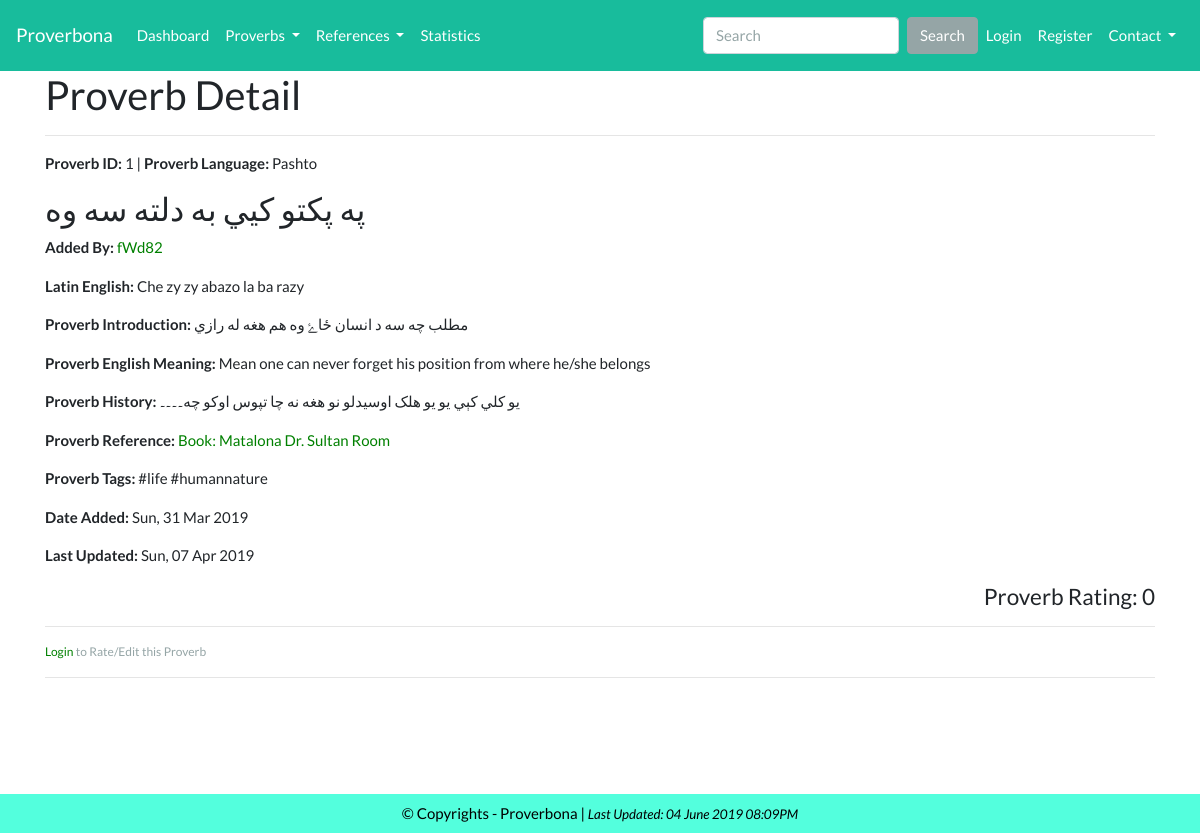
Before: /proverb/proverb_detail/1 with the older database file.
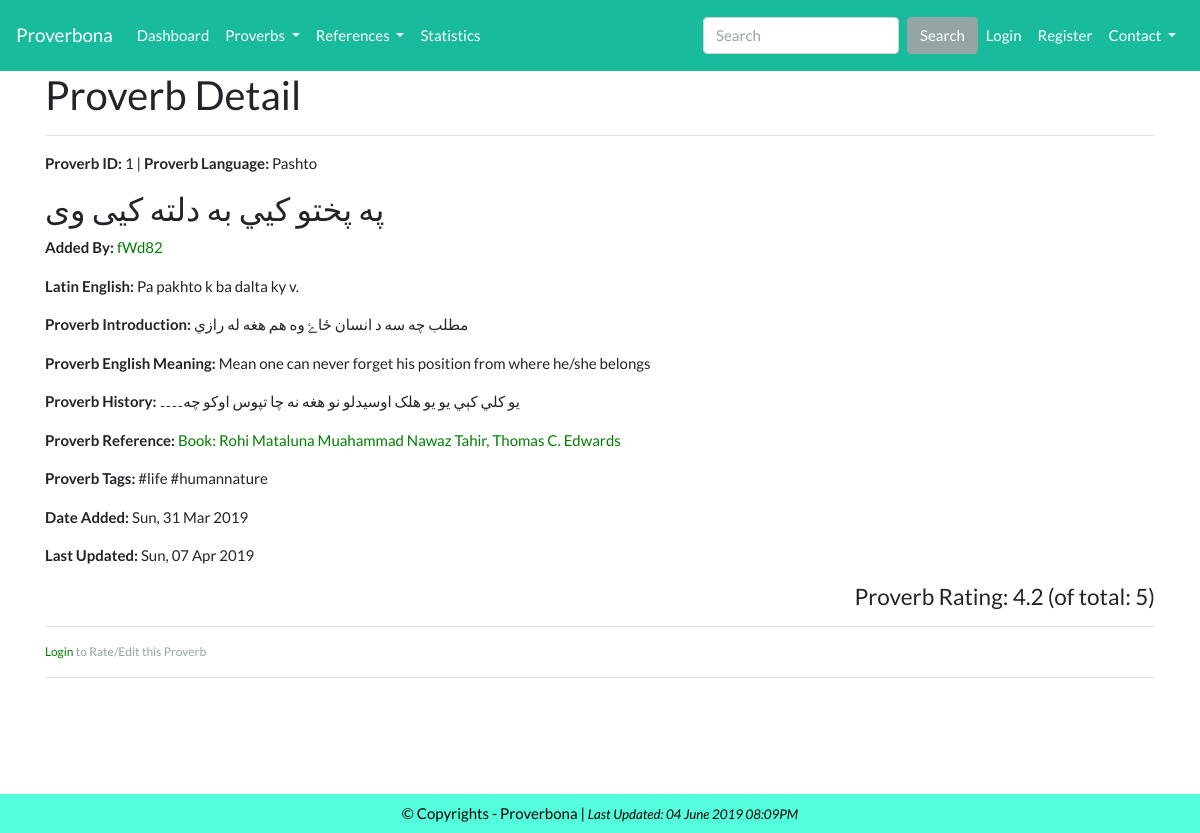
After: the same page with the newer database file.
### tables this page shows
CREATE TABLE `table_proverb` (
  `proverb_id` int(11) NOT NULL,
  `proverb_lang` int(11) DEFAULT NULL,
  `proverb_statement` text NOT NULL,
  `proverb_latin_eng` text,
  `proverb_introduction` text,
  `proverb_eng_meaning` text,
  `proverb_history` text,
  `proverb_reference` int(11) NOT NULL,
  `proverb_tags` varchar(45) DEFAULT NULL,
  `proverb_addedby` int(11) DEFAULT NULL,
  `proverb_contributors` int(11) DEFAULT NULL,
  `proverb_timestamp` timestamp NULL DEFAULT CURRENT_TIMESTAMP
);

CREATE TABLE `table_reference` (
  `reference_id` int(11) NOT NULL,
  `reference_lang` int(11) DEFAULT NULL,
  `reference_title` text,
  `reference_category` varchar(45) DEFAULT NULL,
  `reference_author` varchar(45) DEFAULT NULL,
  `reference_introduction` text,
  `reference_published_year` varchar(45) DEFAULT NULL,
  `reference_img_path` varchar(45) DEFAULT NULL,
  `reference_addedby` int(11) DEFAULT NULL,
  `reference_timestamp` timestamp NULL DEFAULT CURRENT_TIMESTAMP
);

CREATE TABLE `table_lang` (
  `lang_id` int(11) NOT NULL,
  `lang_locale` varchar(45) DEFAULT NULL,
  `lang_name` varchar(45) DEFAULT NULL,
  `lang_timestamp` timestamp NULL DEFAULT CURRENT_TIMESTAMP
);

CREATE TABLE `table_user` (
  `user_id` int(11) NOT NULL,
  `user_fullname` varchar(45) DEFAULT NULL,
  `user_email` varchar(45) NOT NULL,
  `user_name` varchar(45) NOT NULL,
  `user_password` varchar(45) DEFAULT NULL,
  `user_nativelang` int(11) DEFAULT NULL,
  `user_otherlang` text,
  `user_country` varchar(45) DEFAULT NULL,
  `user_address` text,
  `user_department` varchar(45) DEFAULT NULL,
  `user_bio` text,
  `user_timestamp` timestamp NULL DEFAULT CURRENT_TIMESTAMP
);

### application/controllers/Proverb.php (called while the page is built, shortened)
<?php
    class Proverb extends CI_Controller{
        public function proverb_detail($id){
            $my_proverbs =      $this->Proverbs_model->get_proverb_in_detail($id);
            $proverbs_rating =  $this->Proverbs_model->proverbs_individual_rating($id);
            $this->load->view('public/proverb_detail', compact(['my_proverbs', 'proverbs_rating', 'proverb_contributors']));
        }
        public function __construct(){
            $this->load->model('Proverbs_model');
            $this->load->model('User_model');
        }
}

### index.php (called while the page is built, shortened)
<?php
require_once BASEPATH.'core/CodeIgniter.php';

### application/models/Proverbs_model.php (called while the page is built, shortened)
<?php
    class Proverbs_model extends CI_Model{
        public function get_proverb_in_detail($id) {
            $q = $this->db->from('table_proverb')
                        ->where( ['proverb_id' => $id] )
                        ->join('table_lang', 'table_proverb.proverb_lang = table_lang.lang_id')
                        ->join('table_user', 'table_proverb.proverb_addedby = table_user.user_id')
                        ->join('table_reference', 'table_proverb.proverb_reference = table_reference.reference_id')
                        ->get();
            if ($q->num_rows())
                return $q->row();
            return false;
        }
        function proverbs_individual_rating($id){
            $query = $this->db
                            ->select()
                            ->from('table_rating_proverb')
                            ->where('proverb_id', $id)
                            ->get();
            if ($query->num_rows())
                return $query->result();
            return false;
        }
}

### application/views/public/proverb_detail.php (the view, shortened to what the changed rows need)
<?php
if ($this->session->userdata('login_id')) {
    include(__DIR__ . '../../admin/admin_header.php');
}else{include('public_header.php');}
?>
<div class="container">
    <h2>Proverb Detail</h2>
    <div class="row">
        <div class="col col-lg-12">
            <p> <?= "<strong>Proverb ID:</strong> " .               $my_proverbs->proverb_id . " | <strong>Proverb Language:</strong> " .       $my_proverbs->lang_name ; ?></p>
            <h3 class=""> <?= $my_proverbs->proverb_statement; ?></h3>
            <p> <?= "<strong>Added By:</strong> " .                 anchor(base_url('user/user_profile'). "/{$my_proverbs->user_name}", $my_proverbs->user_name);?></p>
            <p> <?= "<strong>Latin English:</strong> " .            $my_proverbs->proverb_latin_eng; ?></p>
            <p> <?= "<strong>Proverb Introduction:</strong> " .     $my_proverbs->proverb_introduction; ?></p>
            <p> <?= "<strong>Proverb English Meaning:</strong> " .  $my_proverbs->proverb_eng_meaning; ?></p>
            <p> <?= "<strong>Proverb History:</strong> " .          $my_proverbs->proverb_history ; ?></p>
            <p> <?= "<strong>Proverb Reference:</strong> " .        anchor(base_url('reference/reference_profile')."/{$my_proverbs->reference_id}", $my_proverbs->reference_category . ": " . $my_proverbs->reference_title . " " . $my_proverbs->reference_author); ?></p>
            <p> <?= "<strong>Proverb Tags:</strong> " .             $my_proverbs->proverb_tags; ?></p>
            <p> <?= "<strong>Date Added:</strong> " .               date("D, d M Y", strtotime($my_proverbs->proverb_timestamp));?></p>
            <p> <?= "<strong>Last Updated:</strong> " .             date("D, d M Y", strtotime($my_proverbs->proverb_last_updated)); ?></p>
        </div>
    </div>
    <div class="text-right">
        <?php $rating_given = 0; $total_rating = 0;
          if ($proverbs_rating) {
            foreach ($proverbs_rating as $total_no_of_proverbs_starss){
              $rating_given += $total_no_of_proverbs_starss->rating_proverb_rating_value;
            }
            $total_rating = count($proverbs_rating);
            $total_rating_divide = ($rating_given/$total_rating);
            echo "<h4>Proverb Rating: " . round($total_rating_divide, 1) . " (of total: " . $total_rating . ")</h4>";
          }else{ $proverbs_rating = 0;
            echo "<h4>Proverb Rating: 0";
          }
        ?>
    </div>
    </div>
  <br><br><br><br>
<?php include('public_footer.php'); ?>

Changed rows visible on the page:
changed table_proverb "مطلب چه سه د انسان ځاۓ وه هم هغه له رازي": proverb_statement "په پکتو کيي به دلته سه وه" → "په پختو کيي به دلته کیی وی"; proverb_latin_eng "Che zy zy abazo la ba razy" → "Pa pakhto k ba dalta ky v."; proverb_reference.reference_author "Book: Matalona Dr. Sultan Room" → "Book: Rohi Mataluna Muahammad Nawaz Tahir, Thomas C. Edwards"
Other visible differences:
$total_rating_divide: (not shown) → "4.2"
$total_rating: (not shown) → "5"
text no longer shown: "Proverb Rating: 0"
text now shown: "Proverb Rating: (of total: )"
